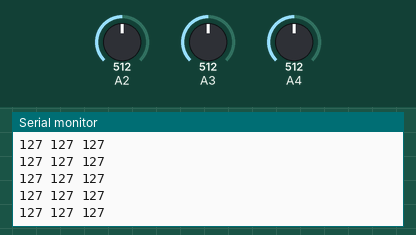
This sketch was run on a simulated Arduino Uno, built with avr-gcc and run on an emulated ATmega328P. Parts: the last lines printed to the serial monitor. The test bench sets the inputs (shaded band); at power-on: A2 = 512, A3 = 512, A4 = 512.

Above: at 1.2 s.
1.3 s: A2 set to 44
At 2.1 s:
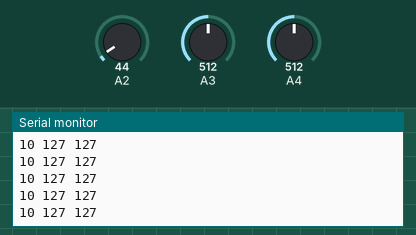
2.8 s: A2 set to 35
At 3.9 s:
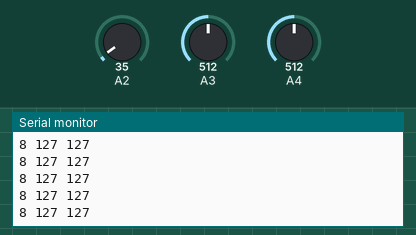
Timing chart, 0 to 4.8 s (numbered marks = the images above; inputs shaded):
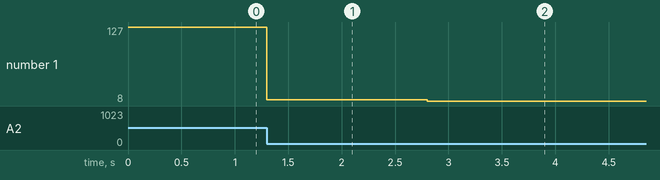

Measured:
- after the input at 1.3 s, the serial monitor: prints a new line at once (image 1)
- after the input at 2.8 s, the serial monitor: prints a new line at once (image 2)
- plotted number 1: 127 → 10 after the input at 1.3 s, 10 → 8 after the input at 2.8 s

The sketch:

Colors.ino
```cpp
#include <School.h>

void setup() {
  // put your setup code here, to run once:
Serial.begin(115200);
}

void loop() {
  // put your main code here, to run repeatedly:
Serial.print(map(analogRead(A2),0,1023,0,255));
Serial.print(' ');
Serial.print(map(analogRead(A3),0,1023,0,255));
Serial.print(' ');
Serial.print(map(analogRead(A4),0,1023,0,255));
Serial.println(' ');
delay(1);
}
```
